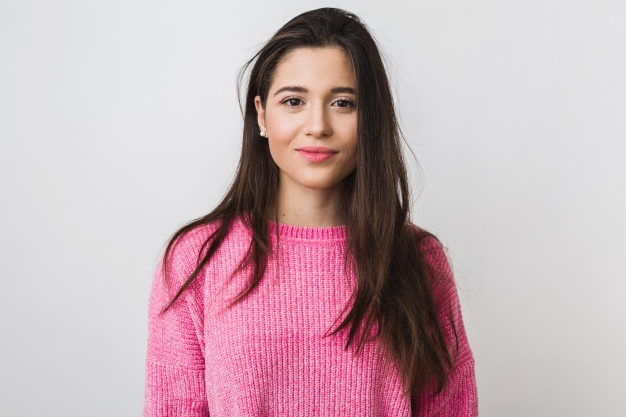
#> input picture OpencvPython/Resources/lena.jpg, 626 x 417 px
$ python chapter3.py
#> lines starting #> are read from the running program, lines starting #| are printed output that depends on the picture
import cv2

img = cv2.imread('Resources/lena.jpg')
#> img is the input picture: shape (417, 626, 3); mean B, G, R 181.1, 175.5, 198.9
print(img.shape)
#| (417, 626, 3)
#Resize image
imgResize = cv2.resize(img, (1000, 500))
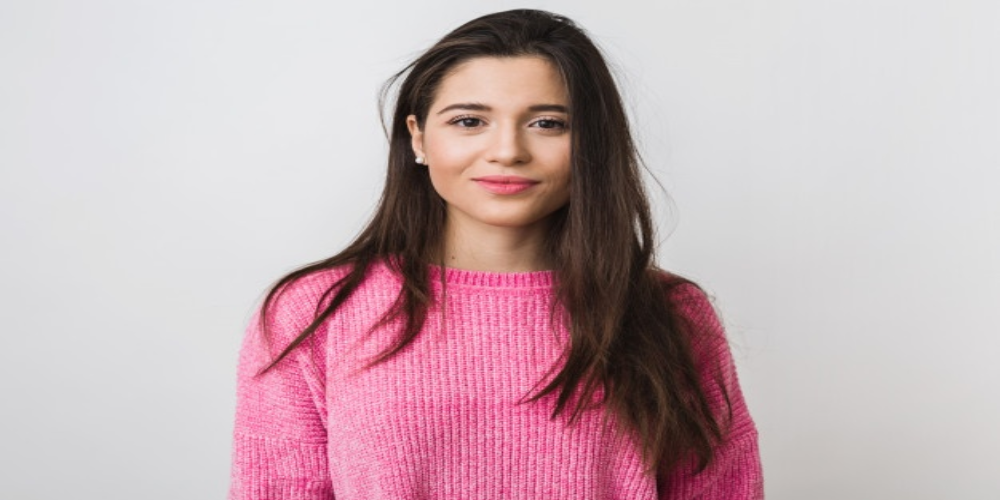
#> imgResize: shape (500, 1000, 3); mean B, G, R 181, 175.4, 198.9
print(imgResize.shape)
#| (500, 1000, 3)
#crop image
imgCrop = img[0:200, 200:500]
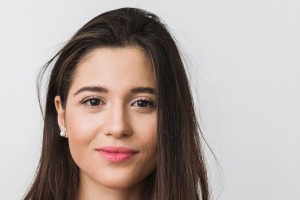
#> imgCrop: shape (200, 300, 3); mean B, G, R 160.1, 164.6, 176.9
cv2.imshow('Image', img)
cv2.imshow('Resized Image', imgResize)
cv2.imshow('Croppped Image', imgCrop)
cv2.waitKey(0)
